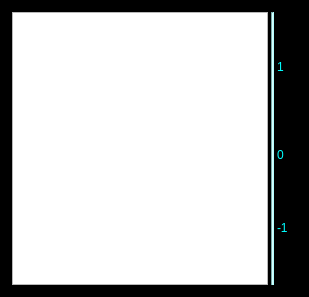
        <widget class="QFrame" name="plotA_frame">
         <property name="palette">
          <palette>
           <active>
            <colorrole role="Button">
             <brush brushstyle="SolidPattern">
              <color alpha="255">
               <red>0</red>
               <green>0</green>
               <blue>0</blue>
              </color>
             </brush>
            </colorrole>
            <colorrole role="Base">
             <brush brushstyle="SolidPattern">
              <color alpha="255">
               <red>0</red>
               <green>0</green>
               <blue>0</blue>
              </color>
             </brush>
            </colorrole>
            <colorrole role="Window">
             <brush brushstyle="SolidPattern">
              <color alpha="255">
               <red>0</red>
               <green>0</green>
               <blue>0</blue>
              </color>
             </brush>
            </colorrole>
           </active>
           <inactive>
            <colorrole role="Button">
             <brush brushstyle="SolidPattern">
              <color alpha="255">
               <red>0</red>
               <green>0</green>
               <blue>0</blue>
              </color>
             </brush>
            </colorrole>
            <colorrole role="Base">
             <brush brushstyle="SolidPattern">
              <color alpha="255">
               <red>0</red>
               <green>0</green>
               <blue>0</blue>
              </color>
             </brush>
            </colorrole>
            <colorrole role="Window">
             <brush brushstyle="SolidPattern">
              <color alpha="255">
               <red>0</red>
               <green>0</green>
               <blue>0</blue>
              </color>
             </brush>
            </colorrole>
           </inactive>
           <disabled>
            <colorrole role="Button">
             <brush brushstyle="SolidPattern">
              <color alpha="255">
               <red>0</red>
               <green>0</green>
               <blue>0</blue>
              </color>
             </brush>
            </colorrole>
            <colorrole role="Base">
             <brush brushstyle="SolidPattern">
              <color alpha="255">
               <red>0</red>
               <green>0</green>
               <blue>0</blue>
              </color>
             </brush>
            </colorrole>
            <colorrole role="Window">
             <brush brushstyle="SolidPattern">
              <color alpha="255">
               <red>0</red>
               <green>0</green>
               <blue>0</blue>
              </color>
             </brush>
            </colorrole>
           </disabled>
          </palette>
         </property>
         <property name="autoFillBackground">
          <bool>false</bool>
         </property>
         <property name="styleSheet">
          <string notr="true">QFrame #plotA_frame {
    background-color: rgb(0, 0, 0);
}</string>
         </property>
         <property name="frameShape">
          <enum>QFrame::StyledPanel</enum>
         </property>
         <property name="frameShadow">
          <enum>QFrame::Raised</enum>
         </property>
         <layout class="QHBoxLayout" name="horizontalLayout">
          <item>
           <layout class="QHBoxLayout" name="horizontalLayout_7">
            <property name="spacing">
             <number>3</number>
            </property>
            <property name="sizeConstraint">
             <enum>QLayout::SetMinAndMaxSize</enum>
            </property>
            <item>
             <widget class="PyDMWaveformPlot" name="wfpARawPlusWeight">
              <property name="toolTip">
               <string/>
              </property>
              <property name="whatsThis">
               <string>
    PyDMWaveformPlot is a widget to plot one or more waveforms.

    Each curve can plot either a Y-axis waveform vs. its indices,
    or a Y-axis waveform against an X-axis waveform.

    Parameters
    ----------
    parent : optional
        The parent of this widget.
    init_x_channels: optional
        init_x_channels can be a string with the address for a channel,
        or a list of strings, each containing an address for a channel.
        If not specified, y-axis waveforms will be plotted against their
        indices. If a list is specified for both init_x_channels and
        init_y_channels, they both must have the same length.
        If a single x channel was specified, and a list of y channels are
        specified, all y channels will be plotted against the same x channel.
    init_y_channels: optional
        init_y_channels can be a string with the address for a channel,
        or a list of strings, each containing an address for a channel.
        If a list is specified for both init_x_channels and init_y_channels,
        they both must have the same length.
        If a single x channel was specified, and a list of y channels are
        specified, all y channels will be plotted against the same x channel.
    background: optional
        The background color for the plot.  Accepts any arguments that
        pyqtgraph.mkColor will accept.
    </string>
              </property>
              <property name="title" stdset="0">
               <string>${INST}A Raw + Weight Function</string>
              </property>
              <property name="curves">
               <stringlist>
                <string>{&quot;y_channel&quot;: &quot;ca://BLEN:${AREA}:${POS}:${INST}A_S_R_WF&quot;, &quot;x_channel&quot;: &quot;ca://BLEN:${AREA}:${POS}:${INST}A:SampTime.VALA&quot;, &quot;name&quot;: &quot;${INST}A Raw Waveform&quot;, &quot;color&quot;: &quot;white&quot;, &quot;lineStyle&quot;: 1, &quot;lineWidth&quot;: 1, &quot;symbol&quot;: null, &quot;symbolSize&quot;: 10, &quot;redraw_mode&quot;: 2}</string>
                <string>{&quot;y_channel&quot;: &quot;ca://BLEN:${AREA}:${POS}:${INST}A_SCL_VWF.AVAL&quot;, &quot;x_channel&quot;: &quot;ca://BLEN:${AREA}:${POS}:${INST}A:SampTime.VALA&quot;, &quot;name&quot;: &quot;${INST}A Weight Function&quot;, &quot;color&quot;: &quot;cyan&quot;, &quot;lineStyle&quot;: 2, &quot;lineWidth&quot;: 1, &quot;symbol&quot;: null, &quot;symbolSize&quot;: 10, &quot;redraw_mode&quot;: 2}</string>
               </stringlist>
              </property>
              <property name="autoRangeX">
               <bool>false</bool>
              </property>
              <property name="minXRange">
               <double>-400.000000000000000</double>
              </property>
              <property name="maxXRange">
               <double>6400.000000000000000</double>
              </property>
              <property name="autoRangeY">
               <bool>false</bool>
              </property>
              <property name="minYRange">
               <double>29500.000000000000000</double>
              </property>
              <property name="maxYRange">
               <double>32400.000000000000000</double>
              </property>
             </widget>
            </item>
            <item>
             <widget class="Line" name="line">
              <property name="styleSheet">
               <string notr="true">background-color: rgb(180, 255, 255);</string>
              </property>
              <property name="lineWidth">
               <number>1</number>
              </property>
              <property name="orientation">
               <enum>Qt::Vertical</enum>
              </property>
             </widget>
            </item>
            <item>
             <layout class="QVBoxLayout" name="verticalLayout_4">
              <property name="spacing">
               <number>0</number>
              </property>
              <item>
               <spacer name="verticalSpacer">
                <property name="orientation">
                 <enum>Qt::Vertical</enum>
                </property>
                <property name="sizeType">
                 <enum>QSizePolicy::Fixed</enum>
                </property>
                <property name="sizeHint" stdset="0">
                 <size>
                  <width>20</width>
                  <height>40</height>
                 </size>
                </property>
               </spacer>
              </item>
              <item>
               <widget class="QLabel" name="label_6">
                <property name="minimumSize">
                 <size>
                  <width>0</width>
                  <height>30</height>
                 </size>
                </property>
                <property name="maximumSize">
                 <size>
                  <width>16777215</width>
                  <height>30</height>
                 </size>
                </property>
                <property name="palette">
                 <palette>
                  <active>
                   <colorrole role="WindowText">
                    <brush brushstyle="SolidPattern">
                     <color alpha="255">
                      <red>0</red>
                      <green>255</green>
                      <blue>255</blue>
                     </color>
                    </brush>
                   </colorrole>
                   <colorrole role="Button">
                    <brush brushstyle="SolidPattern">
                     <color alpha="255">
                      <red>0</red>
                      <green>0</green>
                      <blue>0</blue>
                     </color>
                    </brush>
                   </colorrole>
                   <colorrole role="Base">
                    <brush brushstyle="SolidPattern">
                     <color alpha="255">
                      <red>0</red>
                      <green>0</green>
                      <blue>0</blue>
                     </color>
                    </brush>
                   </colorrole>
                   <colorrole role="Window">
                    <brush brushstyle="SolidPattern">
                     <color alpha="255">
                      <red>0</red>
                      <green>0</green>
                      <blue>0</blue>
                     </color>
                    </brush>
                   </colorrole>
                  </active>
                  <inactive>
                   <colorrole role="WindowText">
                    <brush brushstyle="SolidPattern">
                     <color alpha="255">
                      <red>0</red>
                      <green>255</green>
                      <blue>255</blue>
                     </color>
                    </brush>
                   </colorrole>
                   <colorrole role="Button">
                    <brush brushstyle="SolidPattern">
                     <color alpha="255">
                      <red>0</red>
                      <green>0</green>
                      <blue>0</blue>
                     </color>
                    </brush>
                   </colorrole>
                   <colorrole role="Base">
                    <brush brushstyle="SolidPattern">
                     <color alpha="255">
                      <red>0</red>
                      <green>0</green>
                      <blue>0</blue>
                     </color>
                    </brush>
                   </colorrole>
                   <colorrole role="Window">
                    <brush brushstyle="SolidPattern">
                     <color alpha="255">
                      <red>0</red>
                      <green>0</green>
                      <blue>0</blue>
                     </color>
                    </brush>
                   </colorrole>
                  </inactive>
                  <disabled>
                   <colorrole role="WindowText">
                    <brush brushstyle="SolidPattern">
                     <color alpha="255">
                      <red>190</red>
                      <green>190</green>
                      <blue>190</blue>
                     </color>
                    </brush>
                   </colorrole>
                   <colorrole role="Button">
                    <brush brushstyle="SolidPattern">
                     <color alpha="255">
                      <red>0</red>
                      <green>0</green>
                      <blue>0</blue>
                     </color>
                    </brush>
                   </colorrole>
                   <colorrole role="Base">
                    <brush brushstyle="SolidPattern">
                     <color alpha="255">
                      <red>0</red>
                      <green>0</green>
                      <blue>0</blue>
                     </color>
                    </brush>
                   </colorrole>
                   <colorrole role="Window">
                    <brush brushstyle="SolidPattern">
                     <color alpha="255">
                      <red>0</red>
                      <green>0</green>
                      <blue>0</blue>
                     </color>
                    </brush>
                   </colorrole>
                  </disabled>
                 </palette>
                </property>
                <property name="toolTip">
                 <string/>
                </property>
                <property name="statusTip">
                 <string/>
                </property>
                <property name="styleSheet">
                 <string notr="true">background-color: rgb(0, 0, 0);</string>
                </property>
                <property name="lineWidth">
                 <number>0</number>
                </property>
                <property name="text">
                 <string>1</string>
                </property>
               </widget>
              </item>
              <item>
               <spacer name="verticalSpacer_2">
                <property name="orientation">
                 <enum>Qt::Vertical</enum>
                </property>
                <property name="sizeType">
                 <enum>QSizePolicy::MinimumExpanding</enum>
                </property>
                <property name="sizeHint" stdset="0">
                 <size>
                  <width>20</width>
                  <height>35</height>
                 </size>
                </property>
               </spacer>
              </item>
              <item>
               <widget class="QLabel" name="label_9">
                <property name="minimumSize">
                 <size>
                  <width>0</width>
                  <height>63</height>
                 </size>
                </property>
                <property name="maximumSize">
                 <size>
                  <width>16777215</width>
                  <height>50</height>
                 </size>
                </property>
                <property name="palette">
                 <palette>
                  <active>
                   <colorrole role="WindowText">
                    <brush brushstyle="SolidPattern">
                     <color alpha="255">
                      <red>0</red>
                      <green>255</green>
                      <blue>255</blue>
                     </color>
                    </brush>
                   </colorrole>
                   <colorrole role="Button">
                    <brush brushstyle="SolidPattern">
                     <color alpha="255">
                      <red>0</red>
                      <green>0</green>
                      <blue>0</blue>
                     </color>
                    </brush>
                   </colorrole>
                   <colorrole role="Base">
                    <brush brushstyle="SolidPattern">
                     <color alpha="255">
                      <red>0</red>
                      <green>0</green>
                      <blue>0</blue>
                     </color>
                    </brush>
                   </colorrole>
                   <colorrole role="Window">
                    <brush brushstyle="SolidPattern">
                     <color alpha="255">
                      <red>0</red>
                      <green>0</green>
                      <blue>0</blue>
                     </color>
                    </brush>
                   </colorrole>
                  </active>
                  <inactive>
                   <colorrole role="WindowText">
                    <brush brushstyle="SolidPattern">
                     <color alpha="255">
                      <red>0</red>
                      <green>255</green>
                      <blue>255</blue>
                     </color>
                    </brush>
                   </colorrole>
                   <colorrole role="Button">
                    <brush brushstyle="SolidPattern">
                     <color alpha="255">
                      <red>0</red>
                      <green>0</green>
                      <blue>0</blue>
                     </color>
                    </brush>
                   </colorrole>
                   <colorrole role="Base">
                    <brush brushstyle="SolidPattern">
                     <color alpha="255">
                      <red>0</red>
                      <green>0</green>
                      <blue>0</blue>
                     </color>
                    </brush>
                   </colorrole>
                   <colorrole role="Window">
                    <brush brushstyle="SolidPattern">
                     <color alpha="255">
                      <red>0</red>
                      <green>0</green>
                      <blue>0</blue>
                     </color>
                    </brush>
                   </colorrole>
                  </inactive>
                  <disabled>
                   <colorrole role="WindowText">
                    <brush brushstyle="SolidPattern">
                     <color alpha="255">
                      <red>190</red>
                      <green>190</green>
                      <blue>190</blue>
                     </color>
                    </brush>
                   </colorrole>
                   <colorrole role="Button">
                    <brush brushstyle="SolidPattern">
                     <color alpha="255">
                      <red>0</red>
                      <green>0</green>
                      <blue>0</blue>
                     </color>
                    </brush>
                   </colorrole>
                   <colorrole role="Base">
                    <brush brushstyle="SolidPattern">
                     <color alpha="255">
                      <red>0</red>
                      <green>0</green>
                      <blue>0</blue>
                     </color>
                    </brush>
                   </colorrole>
                   <colorrole role="Window">
                    <brush brushstyle="SolidPattern">
                     <color alpha="255">
                      <red>0</red>
                      <green>0</green>
                      <blue>0</blue>
                     </color>
                    </brush>
                   </colorrole>
                  </disabled>
                 </palette>
                </property>
                <property name="toolTip">
                 <string>Weight function scale</string>
                </property>
                <property name="whatsThis">
                 <string/>
                </property>
                <property name="styleSheet">
                 <string notr="true">background-color: rgb(0, 0, 0);</string>
                </property>
                <property name="text">
                 <string>0</string>
                </property>
               </widget>
              </item>
              <item>
               <spacer name="verticalSpacer_3">
                <property name="orientation">
                 <enum>Qt::Vertical</enum>
                </property>
                <property name="sizeType">
                 <enum>QSizePolicy::MinimumExpanding</enum>
                </property>
                <property name="sizeHint" stdset="0">
                 <size>
                  <width>20</width>
                  <height>40</height>
                 </size>
                </property>
               </spacer>
              </item>
              <item>
               <widget class="QLabel" name="label_10">
                <property name="sizePolicy">
                 <sizepolicy hsizetype="Preferred" vsizetype="Fixed">
                  <horstretch>0</horstretch>
                  <verstretch>0</verstretch>
                 </sizepolicy>
                </property>
                <property name="minimumSize">
                 <size>
                  <width>0</width>
                  <height>15</height>
                 </size>
                </property>
                <property name="maximumSize">
                 <size>
                  <width>16777215</width>
                  <height>15</height>
                 </size>
                </property>
                <property name="palette">
                 <palette>
                  <active>
                   <colorrole role="WindowText">
                    <brush brushstyle="SolidPattern">
                     <color alpha="255">
                      <red>0</red>
                      <green>255</green>
                      <blue>255</blue>
                     </color>
                    </brush>
                   </colorrole>
                   <colorrole role="Button">
                    <brush brushstyle="SolidPattern">
                     <color alpha="255">
                      <red>0</red>
                      <green>0</green>
                      <blue>0</blue>
                     </color>
                    </brush>
                   </colorrole>
                   <colorrole role="Base">
                    <brush brushstyle="SolidPattern">
                     <color alpha="255">
                      <red>0</red>
                      <green>0</green>
                      <blue>0</blue>
                     </color>
                    </brush>
                   </colorrole>
                   <colorrole role="Window">
                    <brush brushstyle="SolidPattern">
                     <color alpha="255">
                      <red>0</red>
                      <green>0</green>
                      <blue>0</blue>
                     </color>
                    </brush>
                   </colorrole>
                  </active>
                  <inactive>
                   <colorrole role="WindowText">
                    <brush brushstyle="SolidPattern">
                     <color alpha="255">
                      <red>0</red>
                      <green>255</green>
                      <blue>255</blue>
                     </color>
                    </brush>
                   </colorrole>
                   <colorrole role="Button">
                    <brush brushstyle="SolidPattern">
                     <color alpha="255">
                      <red>0</red>
                      <green>0</green>
                      <blue>0</blue>
                     </color>
                    </brush>
                   </colorrole>
                   <colorrole role="Base">
                    <brush brushstyle="SolidPattern">
                     <color alpha="255">
                      <red>0</red>
                      <green>0</green>
                      <blue>0</blue>
                     </color>
                    </brush>
                   </colorrole>
                   <colorrole role="Window">
                    <brush brushstyle="SolidPattern">
                     <color alpha="255">
                      <red>0</red>
                      <green>0</green>
                      <blue>0</blue>
                     </color>
                    </brush>
                   </colorrole>
                  </inactive>
                  <disabled>
                   <colorrole role="WindowText">
                    <brush brushstyle="SolidPattern">
                     <color alpha="255">
                      <red>190</red>
                      <green>190</green>
                      <blue>190</blue>
                     </color>
                    </brush>
                   </colorrole>
                   <colorrole role="Button">
                    <brush brushstyle="SolidPattern">
                     <color alpha="255">
                      <red>0</red>
                      <green>0</green>
                      <blue>0</blue>
                     </color>
                    </brush>
                   </colorrole>
                   <colorrole role="Base">
                    <brush brushstyle="SolidPattern">
                     <color alpha="255">
                      <red>0</red>
                      <green>0</green>
                      <blue>0</blue>
                     </color>
                    </brush>
                   </colorrole>
                   <colorrole role="Window">
                    <brush brushstyle="SolidPattern">
                     <color alpha="255">
                      <red>0</red>
                      <green>0</green>
                      <blue>0</blue>
                     </color>
                    </brush>
                   </colorrole>
                  </disabled>
                 </palette>
                </property>
                <property name="styleSheet">
                 <string notr="true">background-color: rgb(0, 0, 0);</string>
                </property>
                <property name="text">
                 <string>-1</string>
                </property>
               </widget>
              </item>
              <item>
               <spacer name="verticalSpacer_4">
                <property name="orientation">
                 <enum>Qt::Vertical</enum>
                </property>
                <property name="sizeType">
                 <enum>QSizePolicy::Fixed</enum>
                </property>
                <property name="sizeHint" stdset="0">
                 <size>
                  <width>20</width>
                  <height>50</height>
                 </size>
                </property>
               </spacer>
              </item>
             </layout>
            </item>
           </layout>
          </item>
         </layout>
        </widget>
